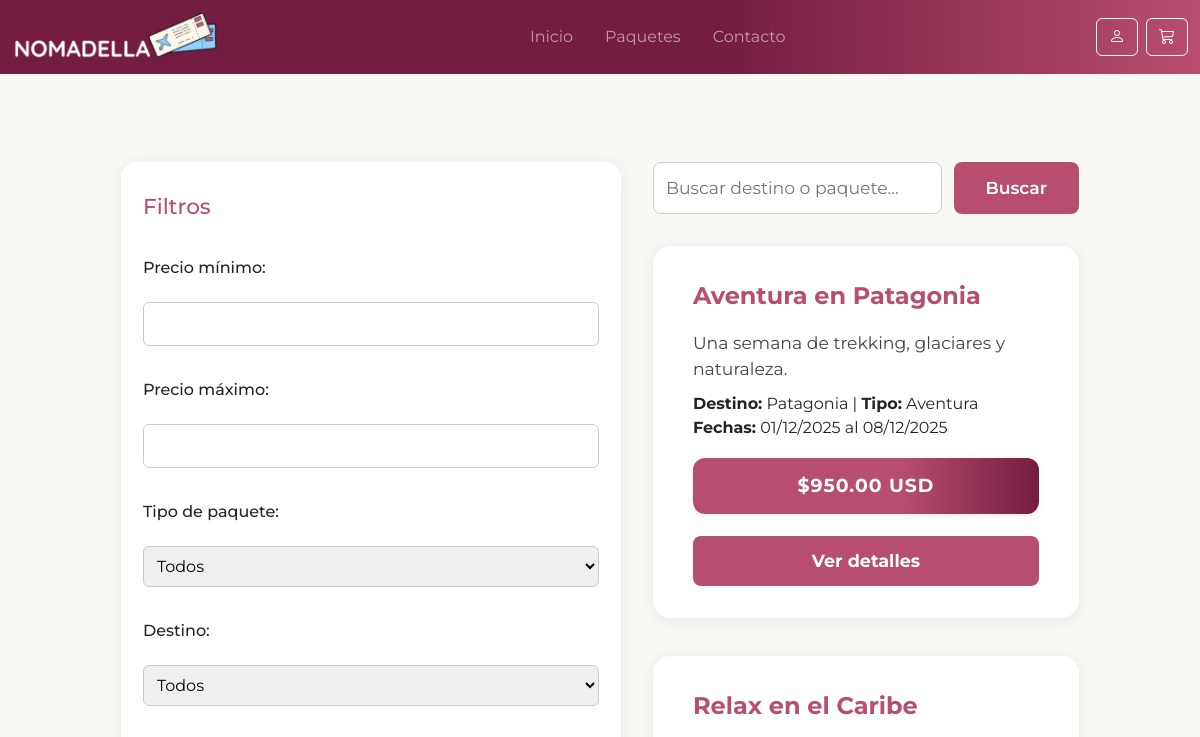
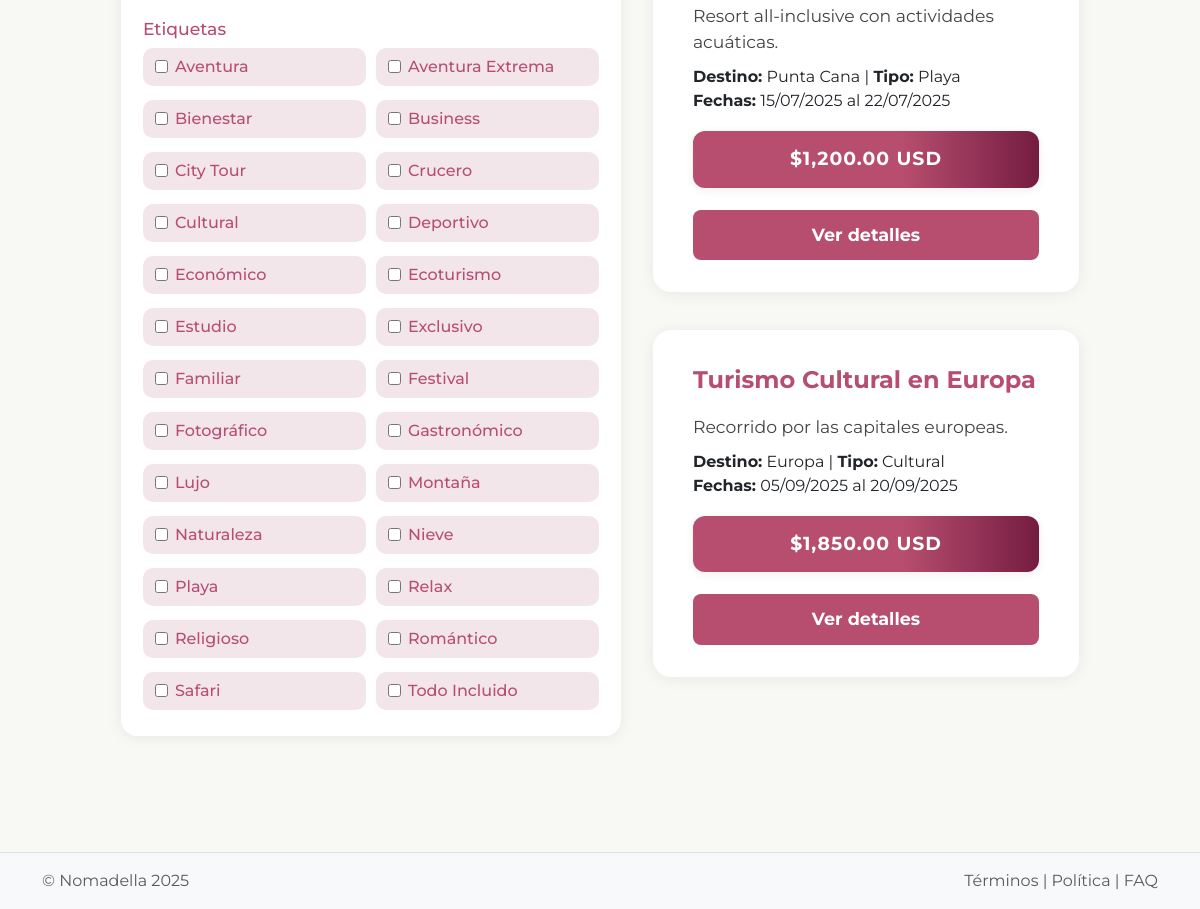
The app's page /public/paquetes.php, older data (2 pictures, top to bottom).
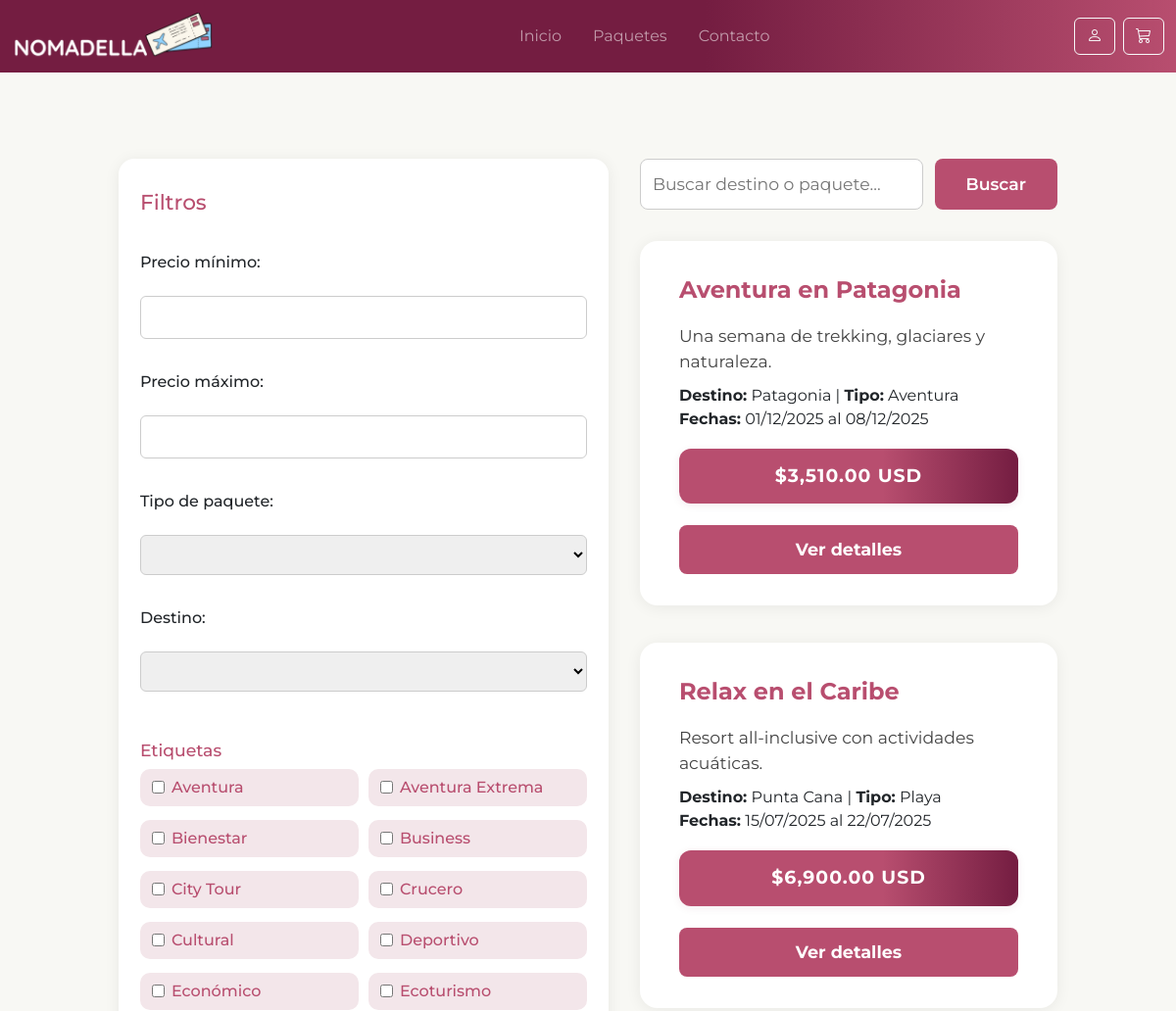
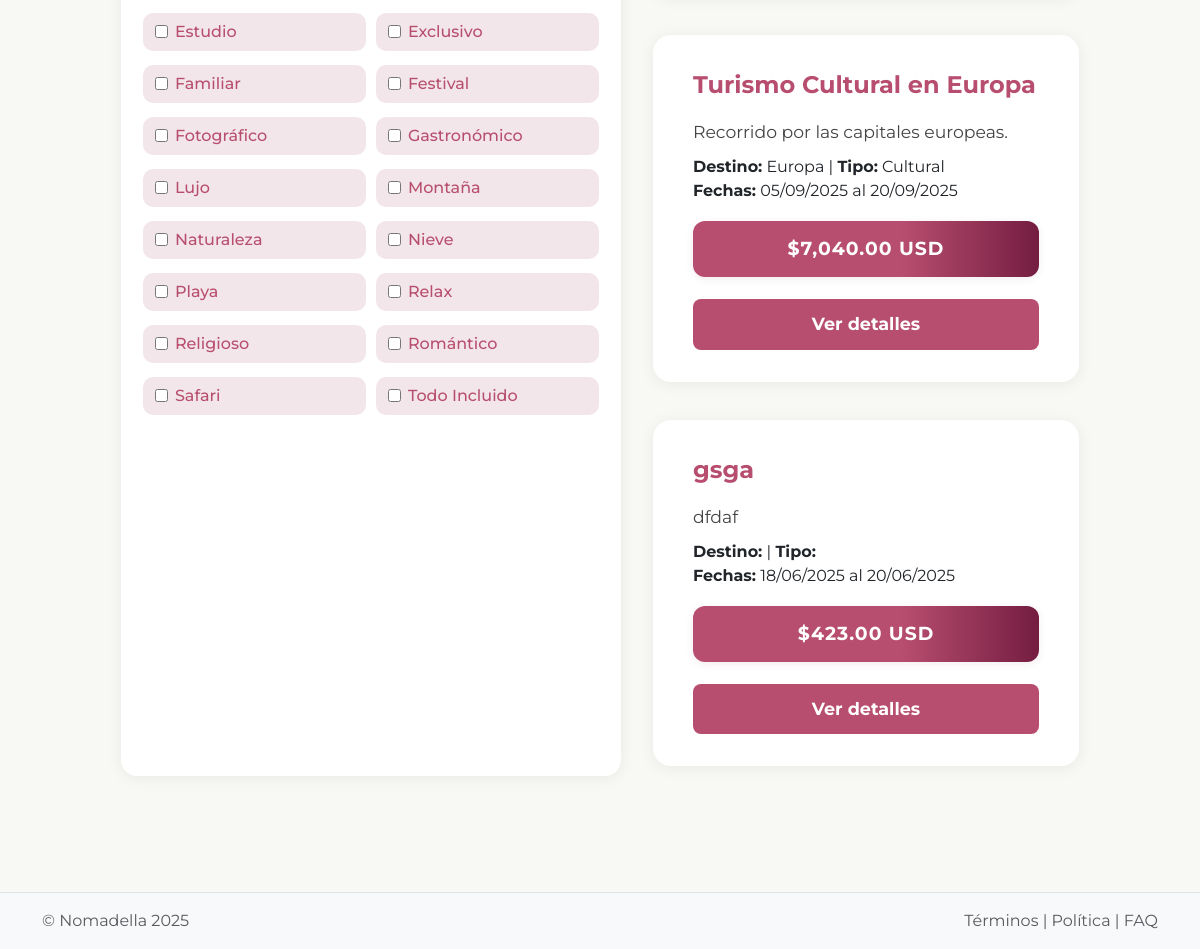
The same page, newer data (2 pictures, top to bottom).
### tables this page shows
CREATE TABLE `etiquetas` (
  `id_etiqueta` int(11) NOT NULL,
  `nombre` varchar(100) NOT NULL,
  `descripcion` text DEFAULT NULL
);

CREATE TABLE `paquetes_turisticos` (
  `id_paquete` int(11) NOT NULL,
  `nombre` varchar(200) DEFAULT NULL,
  `descripcion` text DEFAULT NULL,
  `id_destino` int(11) DEFAULT NULL,
  `precio_base` decimal(12,2) DEFAULT NULL,
  `fecha_inicio` date DEFAULT NULL,
  `fecha_fin` date DEFAULT NULL,
  `cupo_disponible` int(11) DEFAULT NULL,
  `destino` varchar(150) DEFAULT NULL,
  `tipo_paquete` varchar(100) DEFAULT NULL,
  `activo` tinyint(1) DEFAULT NULL
);

### public/paquetes.php (the view, shortened to what this page needs)
<?php
include 'header.php';
include 'conexion.php';
$where = [];
$busqueda = $_GET['busqueda'] ?? '';
$precio_min = $_GET['precio_min'] ?? '';
$precio_max = $_GET['precio_max'] ?? '';
$tipo = $_GET['tipo'] ?? '';
$destino = $_GET['destino'] ?? '';
$etiquetas_seleccionadas = isset($_GET['etiquetas']) && is_array($_GET['etiquetas']) ? array_filter($_GET['etiquetas']) : [];
$where[] = "activo = 1";
$sql = "SELECT * FROM paquetes_turisticos";
if ($where) $sql .= " WHERE " . implode(" AND ", $where);
$stmt = $conexion->prepare($sql);
$stmt->execute();
$result = $stmt->get_result();
$etiquetas = $conexion->query("SELECT * FROM etiquetas ORDER BY nombre");
?>
<div class="paquetes-container">
  <form method="get" id="form-filtros" style="display:flex;gap:32px;max-width:1200px;margin:40px auto;">
    <aside class="filtros-lateral">
      <h3>Filtros</h3>
      <label>Precio mínimo:</label>
      <input type="number" name="precio_min" min="0" step="10" value="<?=htmlspecialchars($precio_min)?>">
      <label>Precio máximo:</label>
      <input type="number" name="precio_max" min="0" step="10" value="<?=htmlspecialchars($precio_max)?>">
      <label>Tipo de paquete:</label>
      <select name="tipo">
        <option value="">Todos</option>
        <?php
        $tipos = $conexion->query("SELECT DISTINCT tipo_paquete FROM paquetes_turisticos WHERE activo=1");
        while($t = $tipos->fetch_assoc()):
        ?>
        <option value="<?=$t['tipo_paquete']?>" <?=$tipo==$t['tipo_paquete']?'selected':''?>><?=$t['tipo_paquete']?></option>
        <?php endwhile; ?>
      </select>
      <label>Destino:</label>
      <select name="destino">
        <option value="">Todos</option>
        <?php
        $destinos = $conexion->query("SELECT DISTINCT destino FROM paquetes_turisticos WHERE activo=1");
        while($d = $destinos->fetch_assoc()):
        ?>
        <option value="<?=$d['destino']?>" <?=$destino==$d['destino']?'selected':''?>><?=$d['destino']?></option>
        <?php endwhile; ?>
      </select>
      <div class="filtros-etiquetas">
        <h4>Etiquetas</h4>
        <div class="etiquetas-lista">
          <?php
          $etiquetas->data_seek(0);
          while($et = $etiquetas->fetch_assoc()):
            $checked = in_array($et['id_etiqueta'], $etiquetas_seleccionadas);
          ?>
            <label class="etiqueta-check<?= $checked ? ' selected' : '' ?>">
              <input type="checkbox" name="etiquetas[]" value="<?=$et['id_etiqueta']?>" <?= $checked ? 'checked' : '' ?>>
              <?= htmlspecialchars($et['nombre']) ?>
            </label>
          <?php endwhile; ?>
        </div>
      </div>
    </aside>
    <section class="paquetes-lista" style="flex:1;">
      <div class="busqueda-bar">
        <input type="text" name="busqueda" placeholder="Buscar destino o paquete..." value="<?=htmlspecialchars($busqueda)?>">
        <button type="submit">Buscar</button>
      </div>
      <?php if($result->num_rows): ?>
        <?php while($row = $result->fetch_assoc()): ?>
          <div class="paquete-card-lista">
            <div class="paquete-body">
              <div class="paquete-title"><?= htmlspecialchars($row['nombre']) ?></div>
              <div class="paquete-detalles"><?= htmlspecialchars($row['descripcion']) ?></div>
              <div><b>Destino:</b> <?= htmlspecialchars($row['destino']) ?> | <b>Tipo:</b> <?= htmlspecialchars($row['tipo_paquete']) ?></div>
              <div><b>Fechas:</b> <?= date('d/m/Y', strtotime($row['fecha_inicio'])) ?> al <?= date('d/m/Y', strtotime($row['fecha_fin'])) ?></div>
              <div class="paquete-precio">$<?= number_format($row['precio_base'],2) ?> USD</div>
              <a href="paquetes_info.php?id=<?= $row['id_paquete'] ?>" class="paquete-btn">Ver detalles</a>
            </div>
          </div>
        <?php endwhile; ?>
      <?php else: ?>
        <p>No se encontraron paquetes con esos filtros.</p>
      <?php endif; ?>
    </section>
  </form>
</div>
<?php include 'footer.php'; ?>

Row changes from the older to the newer data that the page shows:
changed paquetes_turisticos "Aventura en Patagonia": precio_base "950.00" → "3,510.00"
changed paquetes_turisticos "Relax en el Caribe": precio_base "1,200.00" → "6,900.00"
changed paquetes_turisticos "Turismo Cultural en Europa": precio_base "1,850.00" → "7,040.00"
added paquetes_turisticos: nombre "gsga", descripcion "dfdaf", fecha_inicio "18/06/2025", fecha_fin "20/06/2025", precio_base "423.00"
Text that changed along with them:
form field tipo: "Todos" → (not shown)
form field destino: "Todos" → (not shown)
